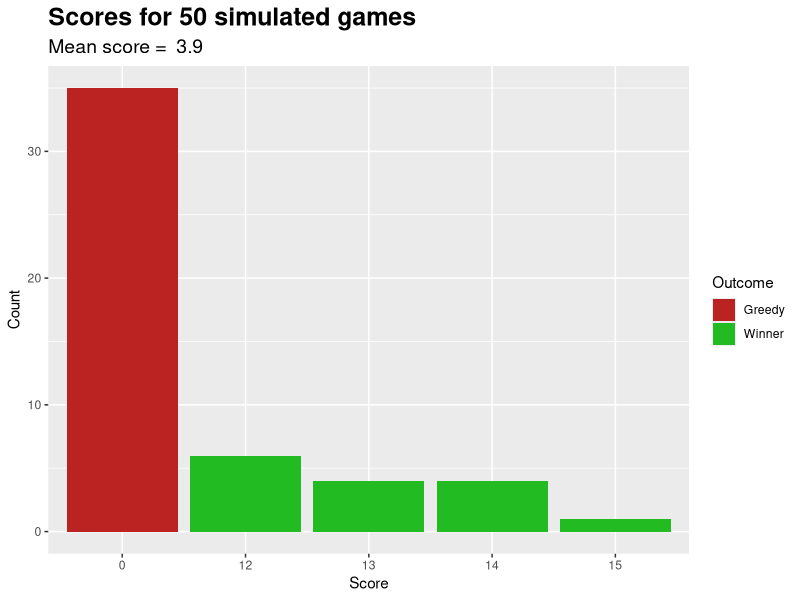

R code for this plot:
## ---- chunk 1
greedyResults <- function(risk, sims, beatPrevious) {
    scores <- numeric(sims)
    best <- 0
    for (n in 1:sims) {
        score <- 0
        repeat{
            # Simulate a dice roll
            roll <- sample(1:6,1) 
            if (roll == 6) { # Greedy, game over, score is zero
                score <- 0
                break
            } else {
                score <- score + roll # Accumulate score
            }
            # If not aiming to beat best so far, stop when score reaches target (risk)
            # Otherwise keep on going to try to beat best score so far
            if ((!beatPrevious & score >= risk) | (score >= risk & score > best)){
                break
            }
        }
        scores[n] <- score
        # Update best score    
        if (score > best) {best <- score}
    }
    scores
}
## ---- chunk 2
greedyResults(12, 10, FALSE)
## ---- chunk 3
set.seed(123)
gScores <- greedyResults(12, 50, FALSE)
# Form data.frame with scores
greedyScores <- data.frame(score = gScores)
# Add end outcome
greedyScores$Outcome <- ifelse(greedyScores$score == 0, "Greedy", "Winner")
## ---- chunk 4
library(ggplot2)
meanscore <- mean(greedyScores$score)
        ggplot(greedyScores, aes(x = factor(score), fill = Outcome)) +
            geom_bar() +
            scale_fill_manual(values=c("#BB2222", "#22BB22")) +
            labs(title = paste("Scores for", 50, "simulated games"), x = "Score", y = "Count", subtitle = paste("Mean score = ", meanscore)) +
            theme(plot.title = element_text(size = 18, face = "bold"), plot.subtitle = element_text(size = 14))
